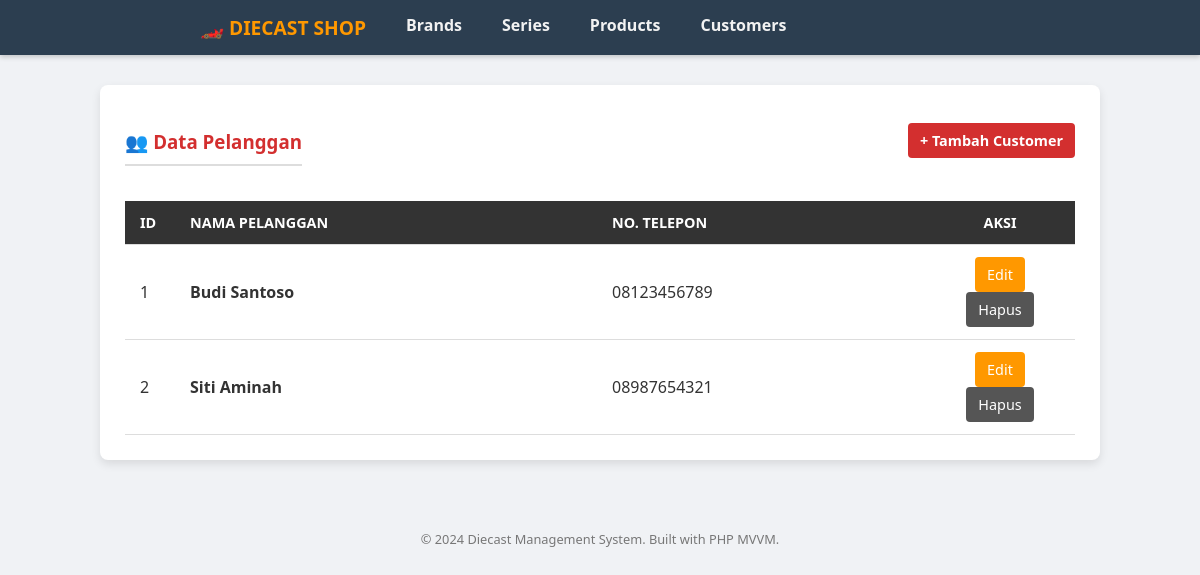
/Program/index.php?mod=customer, run on the app's committed database.
### tables this page shows
CREATE TABLE `customers` (
  `id_customer` int(11) NOT NULL,
  `name` varchar(100) NOT NULL,
  `phone` varchar(20) NOT NULL
);

### Program/viewmodels/CustomerViewModel.php (called while the page is built, shortened)
<?php
require_once 'models/CustomerModel.php';
class CustomerViewModel {
    private $model;
    public function __construct($db) {
        $this->model = new CustomerModel($db);
    }
    public function index() {
        $customers = $this->model->getAll();
        include 'views/customer_list.php';
    }
}
?>

### Program/models/CustomerModel.php (called while the page is built, shortened)
<?php
class CustomerModel {
    private $db;
    public function __construct($db) { $this->db = $db; }
    public function getAll() {
        return $this->db->query("SELECT * FROM customers")->fetchAll(PDO::FETCH_ASSOC);
    }
}
?>

### Program/views/customer_list.php (the view)
<?php include 'views/template/header.php'; ?>
<?php include 'views/template/navigation.php'; ?>
<div class="container">
    <div style="display:flex; justify-content:space-between; align-items:center;">
        <h3>👥 Data Pelanggan</h3>
        <a href="index.php?mod=customer&act=form" class="btn btn-add">+ Tambah Customer</a>
    </div>
    <table>
        <thead>
            <tr>
                <th width="50">ID</th>
                <th>Nama Pelanggan</th>
                <th>No. Telepon</th>
                <th width="150" style="text-align:center;">Aksi</th>
            </tr>
        </thead>
        <tbody>
            <?php if(!empty($customers)): ?>
                <?php foreach ($customers as $c): ?>
                <tr>
                    <td><?= $c['id_customer'] ?></td>
                    <td><b><?= htmlspecialchars($c['name']) ?></b></td>
                    <td><?= htmlspecialchars($c['phone']) ?></td>
                    <td style="text-align:center;">
                        <a href="index.php?mod=customer&act=form&id=<?= $c['id_customer'] ?>" class="btn btn-edit">Edit</a>
                        <a href="index.php?mod=customer&act=delete&id=<?= $c['id_customer'] ?>" class="btn btn-delete" onclick="return confirm('Yakin hapus?')">Hapus</a>
                    </td>
                </tr>
                <?php endforeach; ?>
            <?php else: ?>
                <tr><td colspan="4" style="text-align:center;">Data kosong.</td></tr>
            <?php endif; ?>
        </tbody>
    </table>
</div>
<?php include 'views/template/footer.php'; ?>

### Program/views/template/header.php (style rules this page uses)
* { box-sizing: border-box; }
body { font-family: 'Segoe UI', Tahoma, Geneva, Verdana, sans-serif; background-color: #f0f2f5; margin: 0; padding: 0; color: #333; }
h3 { color: #d32f2f; margin-bottom: 20px; border-bottom: 2px solid #ddd; padding-bottom: 10px; }
.container { max-width: 1000px; margin: 30px auto; background: #fff; padding: 25px; border-radius: 8px; box-shadow: 0 4px 10px rgba(0,0,0,0.1); }
table { width: 100%; border-collapse: collapse; margin-top: 15px; }
table th, table td { padding: 12px 15px; text-align: left; border-bottom: 1px solid #ddd; }
table th { background-color: #333; color: white; text-transform: uppercase; font-size: 0.9em; }
.btn { padding: 8px 12px; text-decoration: none; border-radius: 4px; font-size: 0.9em; display: inline-block; cursor: pointer; border: none; transition: 0.3s; }
.btn-add { background-color: #d32f2f; color: white; font-weight: bold; margin-bottom: 15px; }
.btn-edit { background-color: #ff9800; color: white; }
.btn-delete { background-color: #555; color: white; }

### data on the page
customers: id_customer "1", name "Budi Santoso", phone "08123456789"
customers: id_customer "2", name "Siti Aminah", phone "08987654321"
